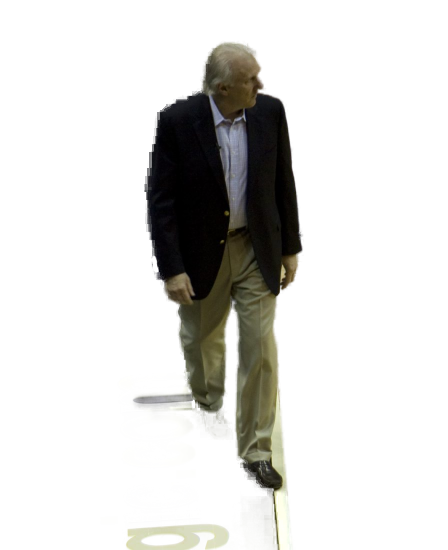
#> input picture tools/reel_v7/v7-cena-popovich-2013/photos/p1_cut.png, 896 x 1100 px (shown at 1/2 size)
$ python cut.py
#> lines starting #> are read from the running program, lines starting #| are printed output that depends on the picture; after the words box and inside, x2 and y2 are one past the last pixel; in counts of white or black regions, pixels touching at a corner belong together
### tools/reel_v7/bielsa/grade.py
"""B/N de negros profundos; solo sobrevive el azul (equipación, detalles), llevado al azul de marca. Máscara suavizada."""
import cv2, numpy as np, sys
def grade(src, dst, keep_blue=True):
    im = cv2.imread(src, cv2.IMREAD_UNCHANGED)
    a = im[..., 3] if im.shape[2] == 4 else None
    bgr = im[..., :3].astype(np.float32) / 255
    g = cv2.cvtColor((bgr*255).astype(np.uint8), cv2.COLOR_BGR2GRAY).astype(np.float32)/255
    g = np.clip((g - 0.06) / 0.88, 0, 1); g = g**1.18                         # negros profundos
    g = g*g*(3-2*g)*0.55 + g*0.45                                            # curva en S suave
    out = np.dstack([g, g, g])
    if keep_blue:
        hsv = cv2.cvtColor((bgr*255).astype(np.uint8), cv2.COLOR_BGR2HSV).astype(np.float32)
        h, s, v = hsv[..., 0], hsv[..., 1], hsv[..., 2]
        m = ((h > 95) & (h < 128) & (s > 95) & (v > 45)).astype(np.float32)
        m = cv2.morphologyEx(m, cv2.MORPH_OPEN, np.ones((3, 3), np.uint8))
        m = cv2.GaussianBlur(m, (0, 0), 3.5)
        brand = np.array([255, 109, 99], np.float32)/255   # #636DFF en BGR
        light = np.array([255, 168, 106], np.float32)/255  # #6AA8FF
        lum = np.clip(g*1.25, 0, 1)[..., None]
        col = brand*(1-lum)*1.1 + light*lum
        col = col*(0.35+0.75*lum)
        out = out*(1-m[..., None]) + col*m[..., None]
    out = (np.clip(out, 0, 1)*255).astype(np.uint8)
    if a is not None: out = np.dstack([out, a])
    cv2.imwrite(dst, out)
# [4 lines that do not run on import are left out]

### tools/reel_v7/v7-cena-popovich-2013/cut.py
"""Fotos de v7-cena-popovich-2013 (Marta A, 28/11). python3 cut.py
Bajadas en el sandbox de Higgsfield (Commons, Special:FilePath) y traídas por image_paths:
- raw1.jpg  Gregg Popovich sideline.jpg (Mike, CC BY-SA 2.0), 896×1100
- raw2.jpg  San Antonio Spurs Coaching staff.JPG (Zereshk, CC BY-SA 3.0), 1200×900
- raw3.jpg  ... White House January 2015 P011215ps-0517.jpg (foto oficial de la Casa Blanca, dominio público), 1100×733
- raw4.jpg  Popovich cross armed.JPG (Zereshk, CC BY-SA 3.0), 1000×914
p1_cut.png y p4_cut.png: rembg isnet-general-use con alpha matting (240/10/10)."""
from PIL import Image
import numpy as np, sys; sys.path.insert(0,'../bielsa'); from grade import grade
def hard(im, lo=110):
    a=np.array(im); a[...,3]=np.where(a[...,3]<lo,0,np.minimum(255,a[...,3].astype(int)*1.3)).astype(np.uint8); return Image.fromarray(a)
# 1 · Popovich en la banda: de la cabeza a las rodillas (fuera el rótulo del suelo)
hard(Image.open('photos/p1_cut.png').crop((270,60,640,780))).save('photos/p1c.png'); grade('photos/p1c.png','img/p1_g.png')
#> in hard, `a[..., 3] = np.where(a[..., 3] < lo, 0, np.minimum(255, a[..., 3].asty`:
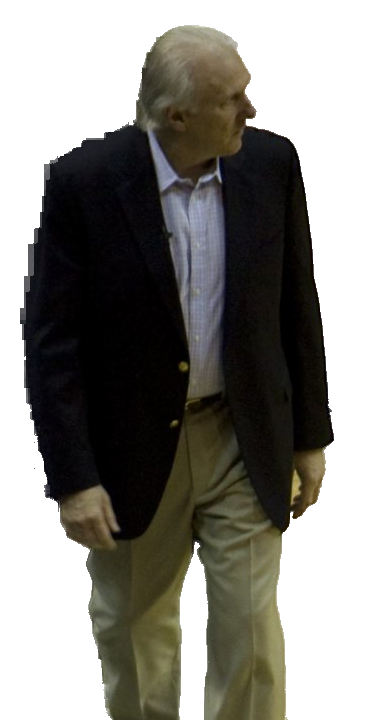
#> a: shape (720, 370, 4); mean R, G, B, A 60.2, 56.9, 45.4, 145.8; transparent parts drawn white
#> in grade, `m = ((h > 95) & (h < 128) & (s > 95) & (v > 45)).astype(np.float32)`:
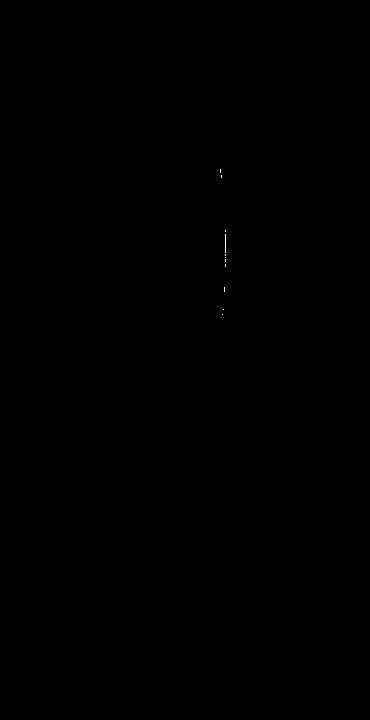
#> m: shape (720, 370) float32; values 0 (black) and 1 (white), 0.02% white in thin lines or dots, all inside (x1, y1, x2, y2) = (220, 169, 226, 315)
#> in grade, `m = cv2.morphologyEx(m, cv2.MORPH_OPEN, np.ones((3, 3), np.uint8))`: m: shape (720, 370) float32; every value is 0
# 4 · Popovich de brazos cruzados: de la cabeza a la cintura, sin la mano del espectador de detrás
im=hard(Image.open('photos/p4_cut.png').crop((270,80,560,640))); a=np.array(im); a[:250,262:,3]=0; Image.fromarray(a).save('photos/p4c.png'); grade('photos/p4c.png','img/p4_g.png')
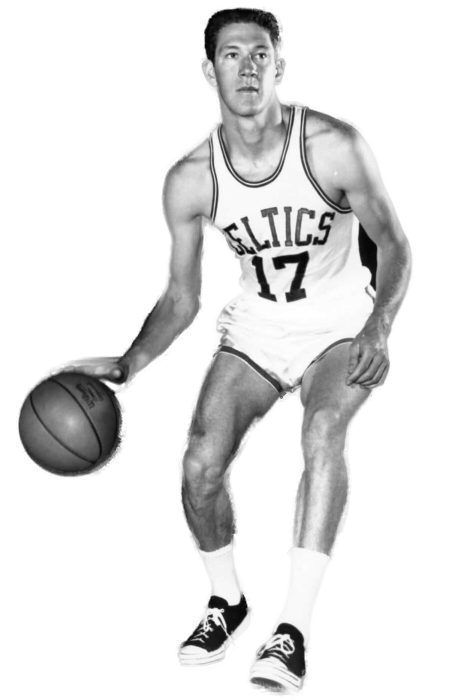
#> input picture tools/reel_v7/v7-sexto-hombre-auerbach/photos/p4_cut.png, 936 x 1400 px, found by its file name (shown at 1/2 size)
#> in grade (call 2), `h, s, v = hsv[..., 0], hsv[..., 1], hsv[..., 2]`: h: shape (560, 290) float32; every value is 0
im=Image.open('photos/p4c.png'); a=np.array(im); a[330:440,222:,3]=0; Image.fromarray(a).save('photos/p4c.png'); grade('photos/p4c.png','img/p4_g.png')   # fuera la mano de debajo del codo
#> after `a[330:440, 222:, 3] = 0`:
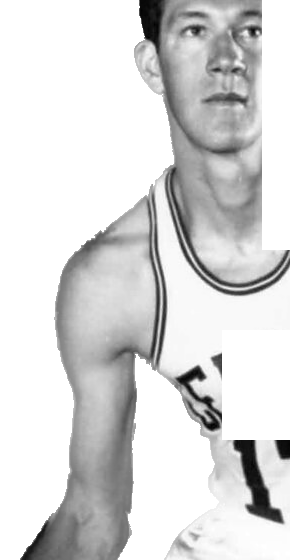
#> a: shape (560, 290, 4); mean R, G, B, A 162.7, 162.7, 162.7, 126.9; transparent parts drawn white
#> call 3 of grade, with src = 'photos/p4c.png', dst = 'img/p4_g.png', keep_blue = True
#> in grade (call 3), `a = im[..., 3] if im.shape[2] == 4 else None`:
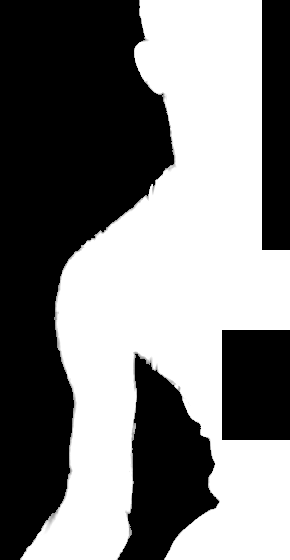
#> a: shape (560, 290); min 0, max 255, mean 126.9
# 2 · cuerpo técnico en el banquillo (2010): entera en la ficha, encuadrada en el banquillo
Image.open('photos/raw2.jpg').convert('RGB').crop((0,150,1100,830)).save('photos/p2.jpg',quality=92); grade('photos/p2.jpg','img/p2_g.jpg',keep_blue=False)
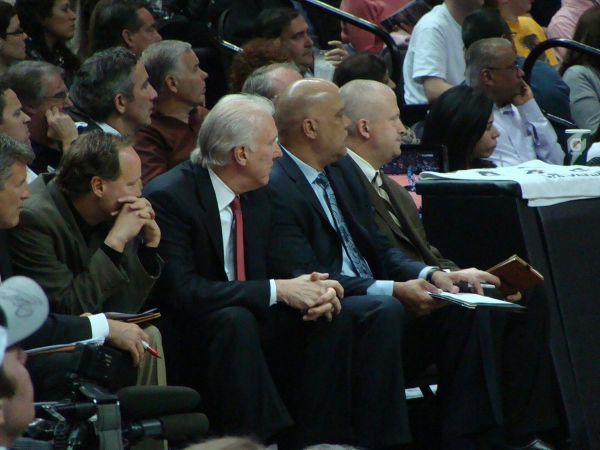
#> input picture tools/reel_v7/v7-cena-popovich-2013/photos/raw2.jpg, 1200 x 900 px (shown at 1/2 size)
#> after `Image.open('photos/raw2.jpg').convert('RGB').crop((0, 150, 1100, 830))`:
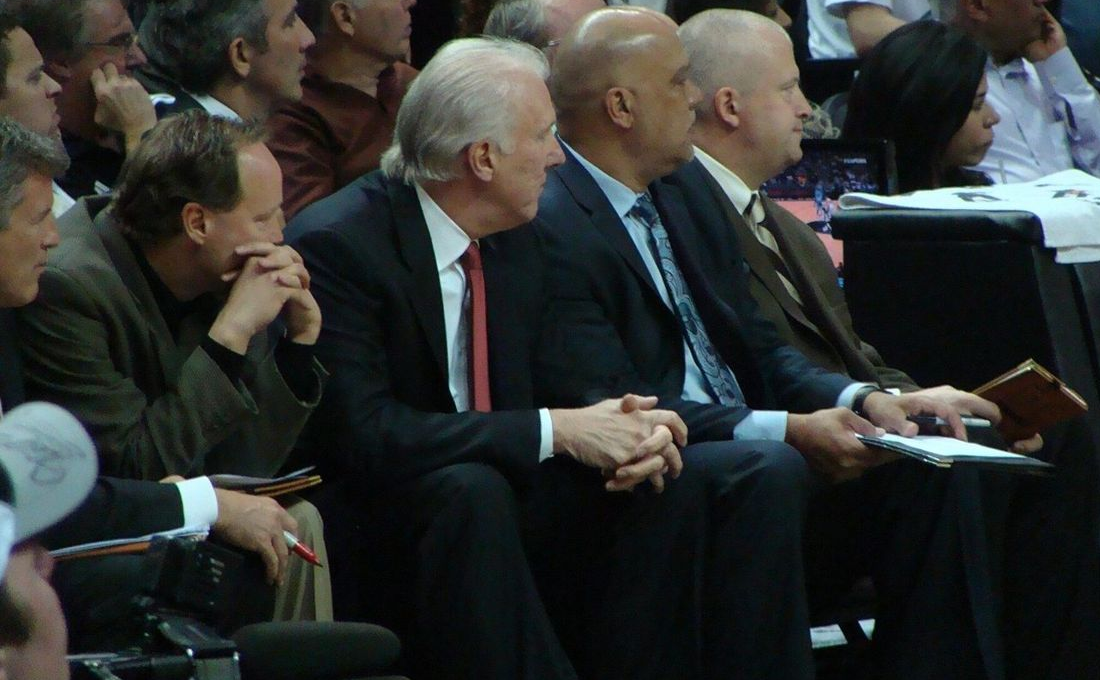
#> saved as p2.jpg: PIL image 1100x680 RGB; mean R, G, B 47.9, 50.4, 48.5
# 3 · campeones de 2014 en la Casa Blanca: solo Popovich y los jugadores (fuera el presidente, el atril con el sello y el público)
#> (the run stopped early here; a loop or call above may not have finished)
